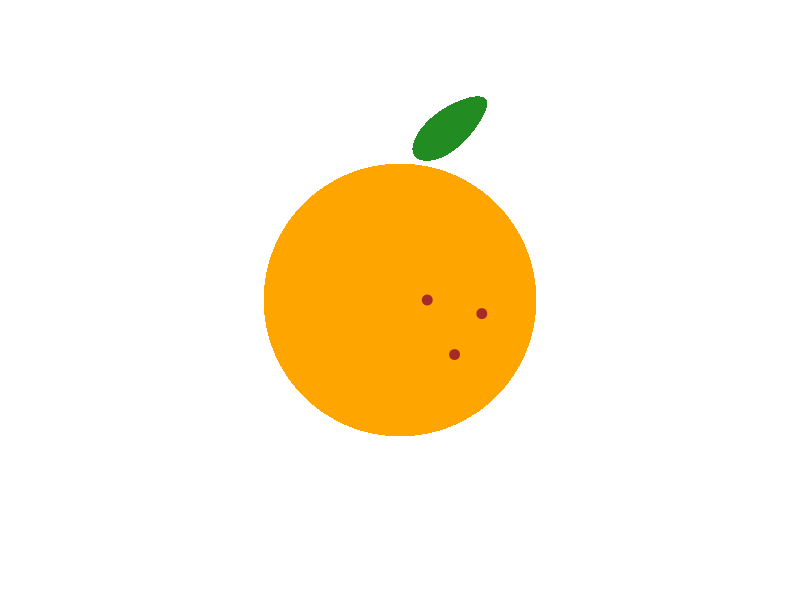

Generate this figure with R: (Note: this script raises an error after producing the figure.)
library(ggforce)

ggplot() +
  geom_circle(aes(x0 = 0, y0 = 0, r = 5), fill = "orange", colour = NA) +
	geom_bspline_closed(aes(x = c(0, 1, 4, 2), y = c(5, 7, 8, 5)), fill = "forestgreen", colour = NA) +
	geom_point(aes(x = c(1, 3, 2), y = c(0, -0.5, -2)), size = 3, colour = "brown") +
	coord_fixed(xlim = c(-10, 10), ylim = c(-10, 10)) +
	theme_void() +
	ggsave("orange/orange.png", height = 7, width = 7)
